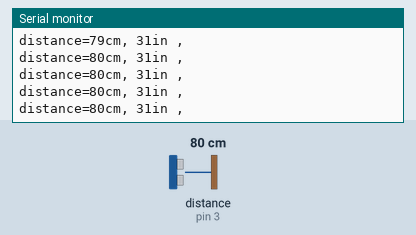
Recording of a sketch running on a simulated Arduino Uno, built with avr-gcc and run on an emulated ATmega328P. On the bench: the last lines printed to the serial monitor. Wiring (inferred from the names in the program): ultrasonic range finder: trigger pin 2; echo pin 3. The inputs (shaded band) are chosen by the test bench; at power-on: distance to the obstacle (sensor on pin 3) 80 cm. The echo pulse lasts 58.3 µs per cm.

Above: at 1.2 s.
1.3 s: distance to the obstacle (sensor on pin 3) set to 2 cm
At 1.72 s:
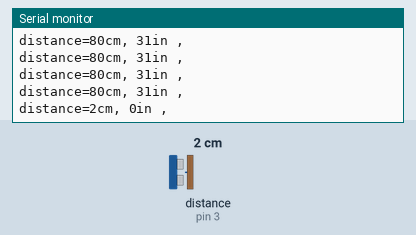
4.3 s: distance to the obstacle (sensor on pin 3) set to 4 cm
At 4.48 s:
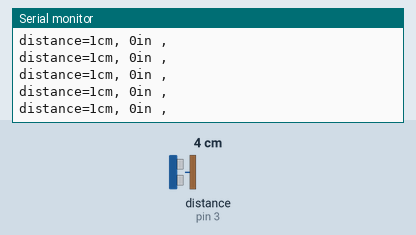
Timing chart, 0 to 7.3 s (numbered marks = the images above; inputs shaded):
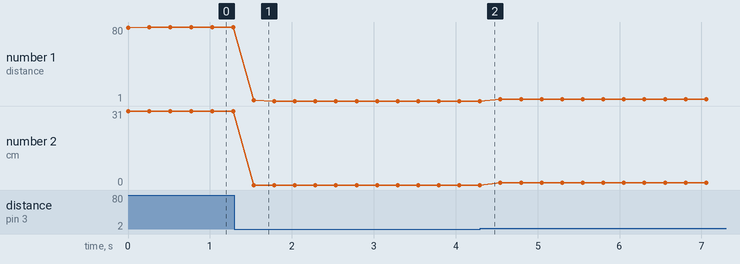

Measured:
- after the input at 1.3 s, the serial monitor: prints a new line after 0.23 s (image 1)
- plotted number 1: 80 → 1 after the input at 1.3 s, 1 → 3 after the input at 4.3 s
- plotted number 2: 31 → 0 after the input at 1.3 s

The sketch:

sonar_sensor.ino
```cpp
// C++ code
//

int trig=2;
int echo=3;

void setup()
{
 pinMode(trig,OUTPUT);
 pinMode(echo,INPUT);

 Serial.begin(9600);
}

void loop()
{
  long duration,cm,in;
  digitalWrite(trig,LOW);
  delayMicroseconds(2);
  digitalWrite(trig,HIGH);
  delayMicroseconds(10);
  digitalWrite(trig,LOW);
  duration=pulseIn(echo,HIGH);
  cm=(duration/2)/29.1;
  in=cm/2.54;

  Serial.print("distance=");

  Serial.print(cm);
  Serial.print("cm, ");

  Serial.print(in);
  Serial.println("in , ");
  delay(250);


}
```
